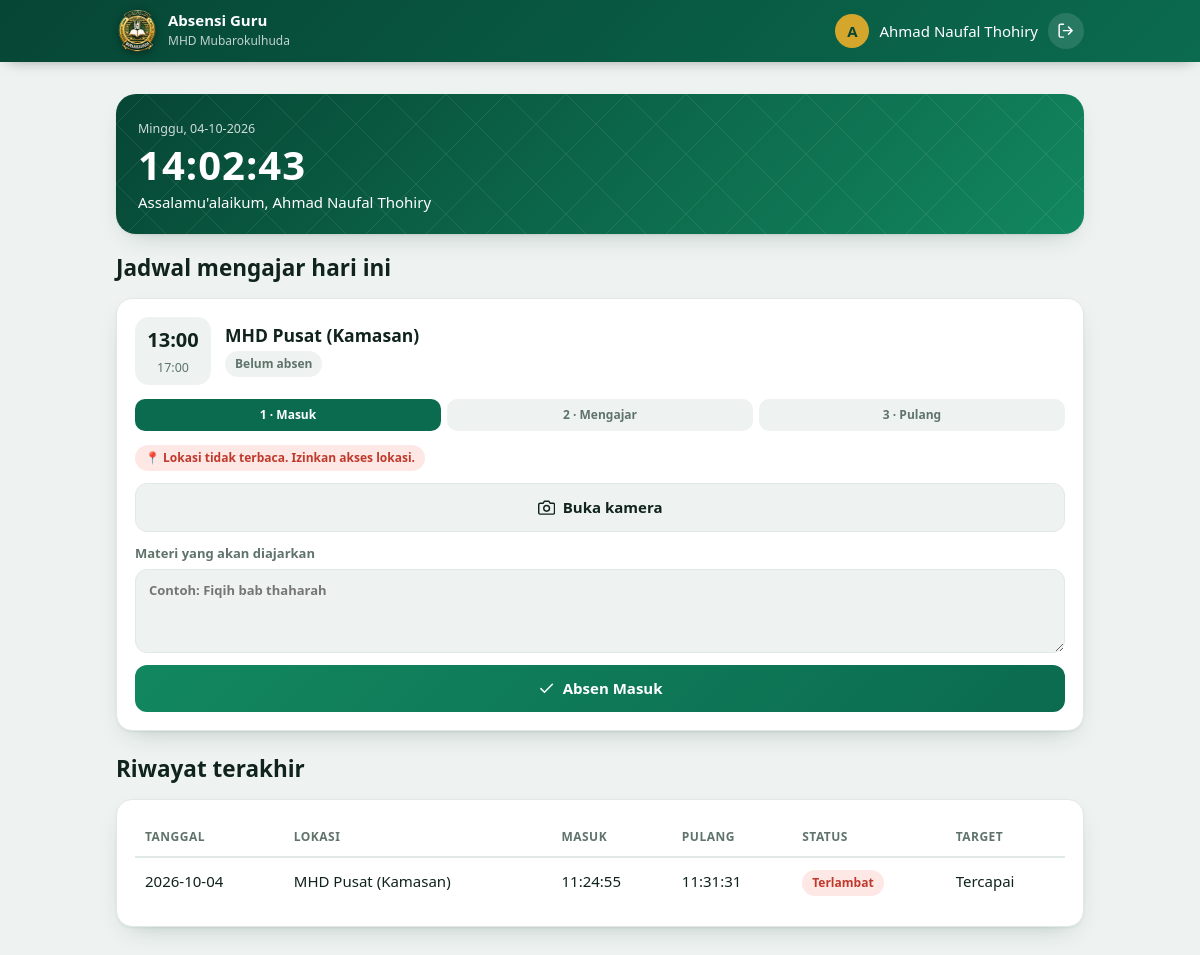
Page /guru (signed in) on the committed database.
### tables this page shows
CREATE TABLE jadwal(id integer primary key, user_id int, lokasi_id int, hari int, jam_masuk text, jam_pulang text);

CREATE TABLE lokasi(id integer primary key, nama text unique, lat real, lng real, radius int default 100);

CREATE TABLE absensi(id integer primary key, jadwal_id int, user_id int, lokasi_id int, tanggal text,
  jam_masuk text, jam_pulang text, waktu_masuk text, foto_masuk text, materi text,
  waktu_pulang text, foto_pulang text, target text, kendala text, status text, jarak_masuk real, jarak_pulang real, unique(jadwal_id, tanggal));

### app.py (the view)
@app.route("/guru")
@login_required("guru")
def guru():
    t = now()
    rows = db().execute("""select j.*, l.nama lokasi, a.id aid, a.waktu_masuk, a.waktu_pulang, a.status, a.materi
        from jadwal j join lokasi l on l.id=j.lokasi_id
        left join absensi a on a.jadwal_id=j.id and a.tanggal=?
        where j.user_id=? and (j.hari=-1 or j.hari=?) order by j.jam_masuk""",
        (t.date().isoformat(), session["uid"], t.weekday())).fetchall()
    riwayat = db().execute("""select a.*, l.nama lokasi from absensi a join lokasi l on l.id=a.lokasi_id
        where a.user_id=? order by a.tanggal desc, a.jam_masuk desc limit 15""", (session["uid"],)).fetchall()
    return render_template("guru.html", rows=rows, riwayat=riwayat, tgl=f"{HARI[t.weekday()]}, {t:%d-%m-%Y}")

### app.py (called while the page is built)
def db():
    if "db" not in g:
        g.db = sqlite3.connect(DB); g.db.row_factory = sqlite3.Row
    return g.db

@app.teardown_appcontext
def tutup(_):
    d = g.pop("db", None)
    if d: d.close()

def login_required(role=None):
    def deco(f):
        @wraps(f)
        def w(*a, **k):
            if "uid" not in session: return redirect("/login")
            if role and session["role"] != role: abort(403)
            return f(*a, **k)
        return w
    return deco

### templates/guru.html (shortened to what this page needs)
{% extends "base.html" %}{% from "_m.html" import ic, cam, chip %}{% block t %}Beranda{% endblock %}{% block c %}
<section class=hello><small>{{tgl}}</small><div class=clock id=clock>--:--:--</div><p>Assalamu'alaikum, {{session.nama}}</p></section>
<div class=page-h><h2>Jadwal mengajar hari ini</h2></div>
{% for r in rows %}{% set s = 0 if not r.aid else (1 if not r.waktu_pulang else 2) %}
<article class=card>
<div class=job-h><div class=time><b>{{r.jam_masuk}}</b><small>{{r.jam_pulang}}</small></div><div><h3>{{r.lokasi}}</h3>{% if s %}{{chip(r.status)}}{% else %}<span class=chip>Belum absen</span>{% endif %}</div></div>
<ol class=steps><li class="{{'done' if s>0 else 'on'}}">1 · Masuk</li><li class="{{'done' if s>1 else ('on' if s==1 else '')}}">2 · Mengajar</li><li class="{{'done' if s>1 else ''}}">3 · Pulang</li></ol>
{% if s==0 %}<form method=post action="/absen/masuk/{{r.id}}" class="cam f">{{cam()}}<label>Materi yang akan diajarkan<textarea name=materi required placeholder="Contoh: Fiqih bab thaharah"></textarea></label><button class=btn>{{ic('check')}}Absen Masuk</button></form>
{% else %}<p class=muted>{{ic('check')}} Selesai · {{r.waktu_masuk}} – {{r.waktu_pulang}}</p>{% endif %}</article>
{% else %}<div class="card empty">Tidak ada jadwal mengajar hari ini.</div>{% endfor %}
<div class=page-h style="margin-top:24px"><h2>Riwayat terakhir</h2></div>
<div class="card w"><table class=tbl><thead><tr><th>Tanggal<th>Lokasi<th>Masuk<th>Pulang<th>Status<th>Target</thead>
{% for a in riwayat %}<tr><td data-label=Tanggal>{{a.tanggal}}<td data-label=Lokasi>{{a.lokasi}}<td data-label=Masuk>{{a.waktu_masuk}}<td data-label=Pulang>{{a.waktu_pulang or '-'}}<td data-label=Status>{{chip(a.status)}}<td data-label=Target>{{a.target or '-'}}{% endfor %}</table></div>{% endblock %}

### templates/_m.html (shortened to what this page needs)
{% macro ic(n) %}<svg class="ic"><use href="#i-{{n}}" /></svg>{% endmacro %} {%
macro cam() %}
/><input type="hidden" name="acc" /><span class="chip gps"
  >📍 Mencari lokasi…</span
><button type="button" class="btn ghost snap">
  {{ic('camera')}}<span>Buka kamera</span></button
>{% endmacro %} {% macro chip(s) %}<span
  class="chip {{'bad' if s=='Terlambat' else 'ok'}}"
  >{{s}}</span
>{% endmacro %}

### static/style.css (style rules this page uses)
:root { --p: #0b6b4f; --p2: #12875f; --pd: #064634; --gold: #d4a72c; --bg: #eef3f1; --card: #fff; --tx: #10231c; --mut: #5f736b; --bd: #e1e9e5; --ok: #0f8a5f; --okb: #dff5ea; --bad: #c0392b; --badb: #fde8e5; --warn: #9a6b00; --warnb: #fff3d1; --r: 16px; --sh: 0 1px 2px #0b2a2010, 0 10px 28px -14px #0b2a2050; }
* { box-sizing: border-box; }
h1, h2, h3, p { margin: 0; line-height: 1.25; }
.ic { width: 1.15em; height: 1.15em; stroke: currentColor; fill: none; stroke-width: 2; stroke-linecap: round; stroke-linejoin: round; vertical-align: -0.2em; flex: none; }
.page-h { display: flex; justify-content: space-between; align-items: flex-end; flex-wrap: wrap; gap: 10px; margin-bottom: 16px; }
.card { background: var(--card); border: 1px solid var(--bd); border-radius: var(--r); box-shadow: var(--sh); padding: 18px; margin-bottom: 16px; }
.card h3 { margin-bottom: 14px; }
.f { display: grid; gap: 12px; }
label { font-size: 13px; font-weight: 600; color: var(--mut); display: grid; gap: 6px; }
input, select, textarea { font: inherit; color: var(--tx); background: var(--bg); border: 1.5px solid var(--bd); border-radius: 12px; padding: 11px 13px; width: 100%; transition: 0.15s; }
textarea { min-height: 84px; resize: vertical; }
.btn { display: inline-flex; align-items: center; justify-content: center; gap: 8px; font: inherit; font-weight: 600; border: 0; border-radius: 12px; padding: 12px 18px; background: linear-gradient(135deg, var(--p2), var(--p)); color: #fff; cursor: pointer; text-decoration: none; transition: 0.15s; }
.btn.ghost { background: var(--bg); color: var(--tx); border: 1.5px solid var(--bd); }
.chip { display: inline-flex; align-items: center; gap: 5px; font-size: 12px; font-weight: 700; padding: 4px 10px; border-radius: 999px; background: var(--bg); color: var(--mut); }
.chip.bad { background: var(--badb); color: var(--bad); }
.hello { background: linear-gradient(135deg, var(--pd), var(--p2)); background-image: var(--pat), linear-gradient(135deg, var(--pd), var(--p2)); color: #fff; border-radius: 20px; padding: 22px; margin-bottom: 20px; box-shadow: var(--sh); }
.hello small { opacity: 0.8; }
.hello .clock { font: 700 40px/1.1 system-ui; letter-spacing: 1px; margin: 4px 0 6px; font-variant-numeric: tabular-nums; }
.job-h { display: flex; gap: 14px; align-items: center; margin-bottom: 14px; }
.job-h h3 { margin: 0 0 4px; }
.time { min-width: 76px; text-align: center; background: var(--bg); border-radius: 14px; padding: 8px; }
.time b { display: block; font-size: 20px; }
.time small { color: var(--mut); }
.steps { display: flex; gap: 6px; list-style: none; padding: 0; margin: 0 0 14px; }
.steps li { flex: 1; text-align: center; font-size: 12px; font-weight: 700; padding: 7px 4px; border-radius: 10px; background: var(--bg); color: var(--mut); }
.steps li.on { background: var(--p); color: #fff; }
.w { overflow-x: auto; }
.tbl { width: 100%; border-collapse: collapse; }
.tbl th { font-size: 12px; text-transform: uppercase; letter-spacing: 0.04em; color: var(--mut); text-align: left; padding: 10px; border-bottom: 2px solid var(--bd); }
.tbl td { padding: 12px 10px; border-bottom: 1px solid var(--bd); vertical-align: top; }
.tbl tr:last-child td { border-bottom: 0; }
.gps { justify-self: start; }

### rows in the picture
jadwal: jam_masuk "13:00", jam_pulang "17:00", lokasi "MHD Pusat (Kamasan)"
absensi: tanggal "2026-10-04", lokasi "MHD Pusat (Kamasan)", waktu_masuk "11:24:55", waktu_pulang "11:31:31", status "Terlambat", target "Tercapai"

### other values in the picture
{{ session.nama[:1]|upper }} "A"
{{ session.nama }} "Ahmad Naufal Thohiry"
{{ tgl }} "Minggu, 04-10-2026"
